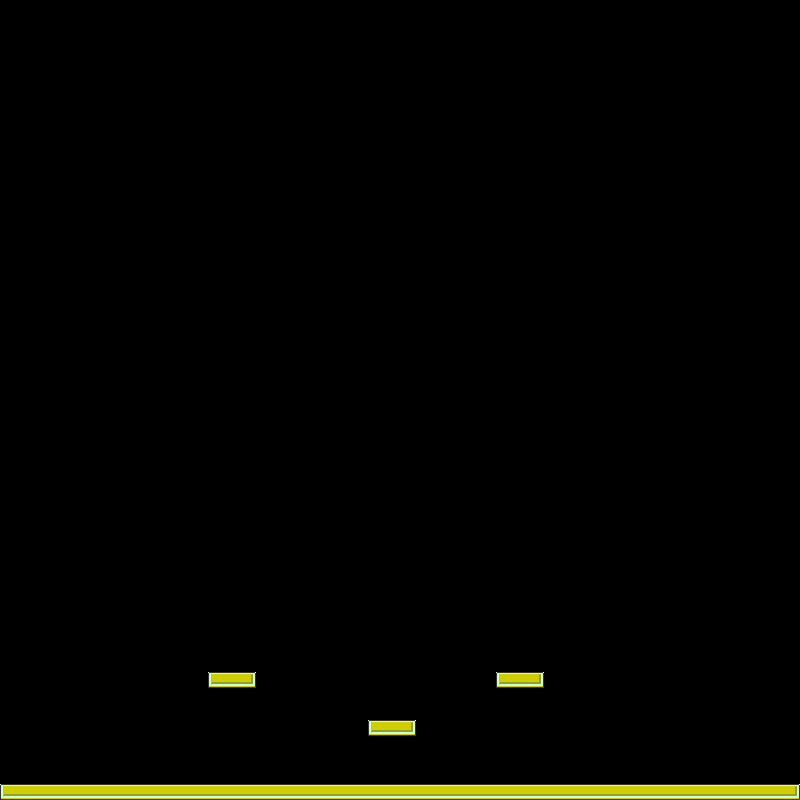

A level layout from a 2D game, rendered from its tile map. Below: a short description, then the map file with tile-grid data replaced by summaries:
An orthogonal 50x50 tile map with 16x16 px tiles, 1 tile layer (Tile Layer 1).

<map version="1.0" orientation="orthogonal" width="50" height="50" tilewidth="16" tileheight="16">
 <tileset firstgid="1" name="tiles" tilewidth="16" tileheight="16" spacing="1" margin="1">
  <image source="tiles.png" width="343" height="410" />
  <tile id="87">
   <properties>
    <property name="blocked" value="" />
   </properties>
  </tile>
  <tile id="88">
   <properties>
    <property name="blocked" value="" />
   </properties>
  </tile>
  <tile id="89">
   <properties>
    <property name="blocked" value="" />
   </properties>
  </tile>
  <tile id="312">
   <properties>
    <property name="blocked" value="" />
   </properties>
  </tile>
  <tile id="313">
   <properties>
    <property name="blocked" value="" />
   </properties>
  </tile>
  <tile id="314">
   <properties>
    <property name="blocked" value="" />
   </properties>
  </tile>
  <tile id="332">
   <properties>
    <property name="blocked" value="" />
   </properties>
  </tile>
  <tile id="333">
   <properties>
    <property name="blocked" value="" />
   </properties>
  </tile>
  <tile id="334">
   <properties>
    <property name="blocked" value="" />
   </properties>
  </tile>
 </tileset>
 <layer name="Tile Layer 1" width="50" height="50">
  <data>[2500 cells, 59 non-empty, 3 distinct tile ids]</data>
 </layer>
</map>
